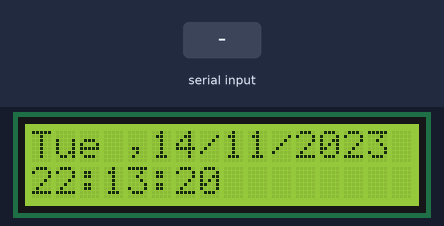
Recording of a sketch running on a simulated Arduino Uno, built with avr-gcc and run on an emulated ATmega328P. On the bench: 16×2 character LCD. The inputs (shaded band) are chosen by the test bench. The local clock reads 2024-03-15 10:24:30 at power-on unless the sketch sets it; storage starts empty; what the sketch prints to the serial monitor is not drawn.

Above: at 1.2 s.
1.3 s: "1" received over Serial
At 4.1 s:
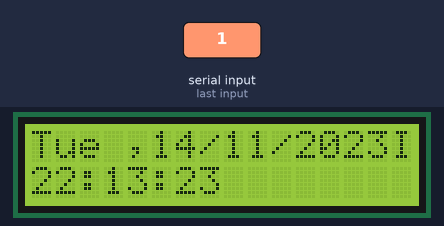
4.3 s: "AB123456789A" received over Serial
At 6.7 s:
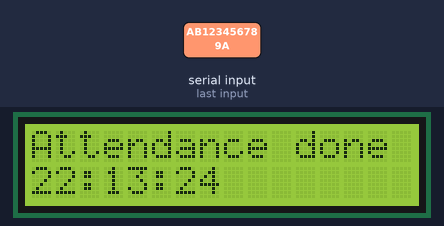
7.1 s: "AB423156769C" received over Serial
12.6 s: "BC123456789D" received over Serial
At 14.1 s:
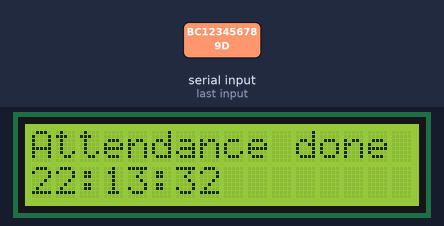
Timing chart, 0 to 15.6 s (numbered marks = the images above; inputs shaded):
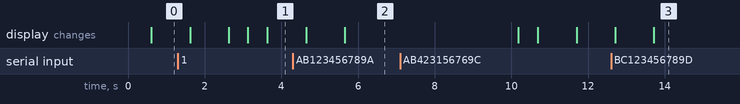

The sketch:

Attendance.ino
```cpp
#include <SPI.h>
#include <SD.h>
#include <Wire.h>
#include <LiquidCrystal.h>
#include "RTClib.h"

Sd2Card card;

SdVolume volume;

SdFile root;

int count = 0;
char c;
String id;
DS1307 rtc;
File dataLog;
boolean sd_ok = 0;
char daysOfTheWeek[7][12] = {"Sun", "Mon", "Tue", "Wed", "Thu", "Fri", "Sat"};

LiquidCrystal lcd(2, 3, A3, A2, A1, A0);

void setup() {

  // Open serial communications and wait for port to open:

  Serial.begin(9600);
  Serial.print("Initializing SD card...");
  // put your setup code here, to run once:
  if ( !SD.begin() )
    Serial.println("initialization failed!");  // initialization error

  else {   // initialization OK
    sd_ok = 1;
    Serial.println("initialization done.");
    if( SD.exists("Log.txt") == 0 )   // test if file with name 'Log.txt' already exists
    {  // create a text file named 'Log.txt'
      Serial.print("\r\nCreate 'Log.txt' file ... ");
      dataLog = SD.open("Log.txt", FILE_WRITE);
      if(dataLog) {
        Serial.println("OK");

        dataLog.close();   // close the file
      }
      else
        Serial.println("error creating file.");
    }
  }
  lcd.begin(16, 2);

  if (! rtc.begin())
  {
    lcd.print("Couldn't find RTC");
    while (1);
  }

  if (! rtc.isrunning())
  {
    lcd.print("RTC is NOT running!");
  }

    rtc.adjust(DateTime(F(__DATE__), F(__TIME__)));//auto update from computer time
  Serial.println("Please scan your RFID TAG");
}

void loop() {
  // put your main code here, to run repeatedly:
  DateTime now = rtc.now();
  while(Serial.available()>0)
  {
    id = Serial.readString();  // read the incoming data as string
    if (id == "AB123456789A" || id== "AB423156769C" || id=="BC123456789D" || id=="CD123456789A") {
      Serial.print("Tag id: "); Serial.println(id);
      Serial.println("Valid Tag");
      lcd.setCursor(0, 0);
      lcd.println("Attendance done");
      delay(1500);
      // lcd.setCursor(0, 1);
      // lcd.print("Recorded!");
      // write data to SD card
    if(sd_ok)
    {  // if the SD card was successfully initialized
      // open Log.txt file with write permission
      dataLog = SD.open("Log.txt", FILE_WRITE);
      dataLog.print( id ); dataLog.print("  ");
    dataLog.print(now.year());
    dataLog.print('/');
    dataLog.print(now.month());
    dataLog.print('/');
    dataLog.print(now.day());
    dataLog.print(',');
    dataLog.print(now.hour());
    dataLog.print(':');
    dataLog.println(now.minute());
      dataLog.close();   // close the file
    }

    }
    else{
      Serial.print("Tag id: "); Serial.println(id);
      Serial.println("Invalid Tag");
      lcd.setCursor(0, 0);
      lcd.println("Id not found!");
      lcd.println("Id not found!");

    }
  }
  id="";
  delay(500);

    lcd.setCursor(0, 1);
    lcd.print(now.hour());
    lcd.print(':');
    lcd.print(now.minute());
    lcd.print(':');
    lcd.print(now.second());
    lcd.print("   ");

    lcd.setCursor(0, 0);
    lcd.print(daysOfTheWeek[now.dayOfWeek()]);
    lcd.print(" ,");
    lcd.print(now.day());
    lcd.print('/');
    lcd.print(now.month());
    lcd.print('/');
    lcd.print(now.year());
}
```

Measured:
- after the input at 1.3 s, the display: first differs from a run without the input after 1.3 s (image 1 shows a later state)
- after the input at 4.3 s, the display: first differs from a run without the input after 1.4 s (image 2)
- after the input at 12.6 s, the display: first differs from a run without the input after 1.1 s (image 3)
